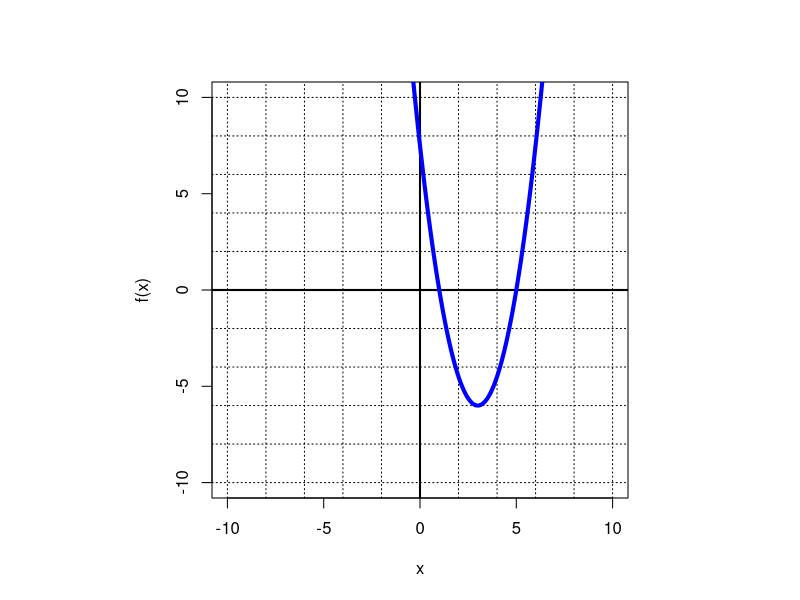

Source code (R):
## ---- chunk 1
### update the graph to have easier gridlines!
while(T){
    h = sample(-4:4,1)
    k = sample(1:8,1)
    if(h!=k){break}
}
isup = sample(c(T,F),1)
mult = -1+2*isup
k = k*(-mult)
dis = sample(2:5,1)
roots = c(h-dis,h+dis)
p = roots[1]
q = roots[2]
k2 = (h-p)*(h-q)
a = k/k2
adom = "(-∞,∞)"
if(isup){
  ainc = paste0("(",h,",∞)")
  adec = paste0("(-∞,",h,")")
  apos = paste0("(-∞,",p,")U(",q,",∞)")
  aneg = paste0("(",p,",",q,")")
  aran = paste0("[",k,",∞)")
} else {
  adec = paste0("(",h,",∞)")
  ainc = paste0("(-∞,",h,")")
  aneg = paste0("(-∞,",p,")U(",q,",∞)")
  apos = paste0("(",p,",",q,")")
  aran = paste0("(-∞,",k,"]")
}
fun = function(x){a*(x-p)*(x-q)}
achos = sample(c(ainc,adec,apos,aneg,adom,aran))
schos = paste0("* ",achos,"\n",collapse="")

ans1 = paste0(1*(achos==apos),collapse="")
ans2 = paste0(1*(achos==aneg),collapse="")
ans3 = paste0(1*(achos==ainc),collapse="")
ans4 = paste0(1*(achos==adec),collapse="")
ans5 = paste0(1*(achos==adom),collapse="")
ans6 = paste0(1*(achos==aran),collapse="")
## ---- chunk 2
par(pty="s")
x = seq(-10,10,0.001)
plot(x,fun(x),type="n",xlim=c(-10,10),ylim=c(-10,10),lwd=2,ylab="f(x)",xlab="x")
for(j in seq(-10,10,2)){
  abline(h=j,lty=3)
  abline(v=j,lty=3)
}
abline(h=0,lwd=2)
abline(v=0,lwd=2)
lines(x,fun(x),type="l",lwd=4,col="blue")
